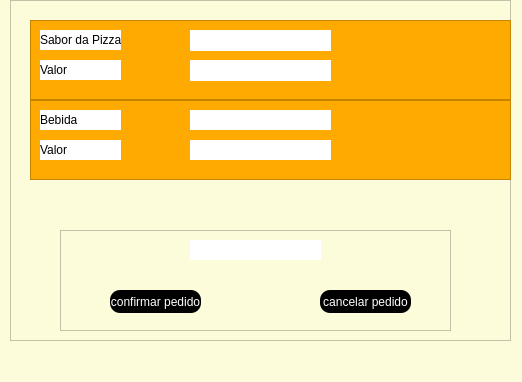
<?xml version="1.0" encoding="UTF-8"?>
<ui version="4.0">
 <class>MainWindow</class>
 <widget class="QMainWindow" name="MainWindow">
  <property name="geometry">
   <rect>
    <x>0</x>
    <y>0</y>
    <width>522</width>
    <height>382</height>
   </rect>
  </property>
  <property name="windowTitle">
   <string>MainWindow</string>
  </property>
  <property name="styleSheet">
   <string notr="true">background-color: rgb(252, 252, 219);</string>
  </property>
  <widget class="QWidget" name="centralwidget">
   <widget class="QFrame" name="frame">
    <property name="geometry">
     <rect>
      <x>10</x>
      <y>0</y>
      <width>501</width>
      <height>341</height>
     </rect>
    </property>
    <property name="frameShape">
     <enum>QFrame::StyledPanel</enum>
    </property>
    <property name="frameShadow">
     <enum>QFrame::Raised</enum>
    </property>
    <widget class="QFrame" name="frame_2">
     <property name="geometry">
      <rect>
       <x>20</x>
       <y>20</y>
       <width>481</width>
       <height>80</height>
      </rect>
     </property>
     <property name="styleSheet">
      <string notr="true">background-color: rgb(255, 170, 0);</string>
     </property>
     <property name="frameShape">
      <enum>QFrame::StyledPanel</enum>
     </property>
     <property name="frameShadow">
      <enum>QFrame::Raised</enum>
     </property>
     <widget class="QLabel" name="label">
      <property name="geometry">
       <rect>
        <x>10</x>
        <y>10</y>
        <width>81</width>
        <height>20</height>
       </rect>
      </property>
      <property name="styleSheet">
       <string notr="true">background-color: rgb(255, 255, 255);</string>
      </property>
      <property name="text">
       <string>Sabor da Pizza</string>
      </property>
     </widget>
     <widget class="QLabel" name="label_2">
      <property name="geometry">
       <rect>
        <x>10</x>
        <y>40</y>
        <width>81</width>
        <height>20</height>
       </rect>
      </property>
      <property name="styleSheet">
       <string notr="true">background-color: rgb(255, 255, 255);</string>
      </property>
      <property name="text">
       <string>Valor</string>
      </property>
     </widget>
     <widget class="QLabel" name="label_6">
      <property name="geometry">
       <rect>
        <x>160</x>
        <y>10</y>
        <width>141</width>
        <height>21</height>
       </rect>
      </property>
      <property name="styleSheet">
       <string notr="true">background-color: rgb(255, 255, 255);</string>
      </property>
      <property name="text">
       <string>&lt;html&gt;&lt;head/&gt;&lt;body&gt;&lt;p&gt;&lt;br/&gt;&lt;/p&gt;&lt;/body&gt;&lt;/html&gt;</string>
      </property>
     </widget>
     <widget class="QLabel" name="label_7">
      <property name="geometry">
       <rect>
        <x>160</x>
        <y>40</y>
        <width>141</width>
        <height>21</height>
       </rect>
      </property>
      <property name="styleSheet">
       <string notr="true">background-color: rgb(255, 255, 255);</string>
      </property>
      <property name="text">
       <string/>
      </property>
     </widget>
    </widget>
    <widget class="QFrame" name="frame_3">
     <property name="geometry">
      <rect>
       <x>20</x>
       <y>100</y>
       <width>481</width>
       <height>80</height>
      </rect>
     </property>
     <property name="styleSheet">
      <string notr="true">background-color: rgb(255, 170, 0);</string>
     </property>
     <property name="frameShape">
      <enum>QFrame::StyledPanel</enum>
     </property>
     <property name="frameShadow">
      <enum>QFrame::Raised</enum>
     </property>
     <widget class="QLabel" name="label_3">
      <property name="geometry">
       <rect>
        <x>10</x>
        <y>10</y>
        <width>81</width>
        <height>20</height>
       </rect>
      </property>
      <property name="styleSheet">
       <string notr="true">background-color: rgb(255, 255, 255);</string>
      </property>
      <property name="text">
       <string>Bebida</string>
      </property>
     </widget>
     <widget class="QLabel" name="label_4">
      <property name="geometry">
       <rect>
        <x>10</x>
        <y>40</y>
        <width>81</width>
        <height>20</height>
       </rect>
      </property>
      <property name="styleSheet">
       <string notr="true">background-color: rgb(255, 255, 255);</string>
      </property>
      <property name="text">
       <string>Valor</string>
      </property>
     </widget>
     <widget class="QLabel" name="label_8">
      <property name="geometry">
       <rect>
        <x>160</x>
        <y>10</y>
        <width>141</width>
        <height>20</height>
       </rect>
      </property>
      <property name="styleSheet">
       <string notr="true">background-color: rgb(255, 255, 255);</string>
      </property>
      <property name="text">
       <string/>
      </property>
     </widget>
     <widget class="QLabel" name="label_9">
      <property name="geometry">
       <rect>
        <x>160</x>
        <y>40</y>
        <width>141</width>
        <height>20</height>
       </rect>
      </property>
      <property name="styleSheet">
       <string notr="true">background-color: rgb(255, 255, 255);</string>
      </property>
      <property name="text">
       <string/>
      </property>
     </widget>
    </widget>
    <widget class="QFrame" name="frame_4">
     <property name="geometry">
      <rect>
       <x>50</x>
       <y>230</y>
       <width>391</width>
       <height>101</height>
      </rect>
     </property>
     <property name="cursor">
      <cursorShape>ArrowCursor</cursorShape>
     </property>
     <property name="frameShape">
      <enum>QFrame::StyledPanel</enum>
     </property>
     <property name="frameShadow">
      <enum>QFrame::Raised</enum>
     </property>
     <widget class="QLabel" name="label_5">
      <property name="geometry">
       <rect>
        <x>130</x>
        <y>10</y>
        <width>131</width>
        <height>20</height>
       </rect>
      </property>
      <property name="styleSheet">
       <string notr="true">background-color: rgb(255, 255, 255);</string>
      </property>
      <property name="text">
       <string/>
      </property>
     </widget>
     <widget class="QPushButton" name="pushButton">
      <property name="geometry">
       <rect>
        <x>50</x>
        <y>60</y>
        <width>91</width>
        <height>23</height>
       </rect>
      </property>
      <property name="cursor">
       <cursorShape>PointingHandCursor</cursorShape>
      </property>
      <property name="styleSheet">
       <string notr="true">QPushButton{

	background-color: rgb(0,0,0);
	color: rgb(255,255,255);
	border-radius: 10px
}

QPushButton:hover{
	background-color: rgb(255,255,255);
	color: rgb(0,0,0)

}
	</string>
      </property>
      <property name="text">
       <string>confirmar pedido</string>
      </property>
     </widget>
     <widget class="QPushButton" name="pushButton_2">
      <property name="geometry">
       <rect>
        <x>260</x>
        <y>60</y>
        <width>91</width>
        <height>23</height>
       </rect>
      </property>
      <property name="cursor">
       <cursorShape>PointingHandCursor</cursorShape>
      </property>
      <property name="styleSheet">
       <string notr="true">QPushButton{

	background-color: rgb(0,0,0);
	color: rgb(255,255,255);
	border-radius: 10px
}

QPushButton:hover{
	background-color: rgb(255,255,255);
	color: rgb(0,0,0)

}
	</string>
      </property>
      <property name="text">
       <string>cancelar pedido</string>
      </property>
     </widget>
    </widget>
   </widget>
  </widget>
  <widget class="QMenuBar" name="menubar">
   <property name="geometry">
    <rect>
     <x>0</x>
     <y>0</y>
     <width>522</width>
     <height>21</height>
    </rect>
   </property>
  </widget>
  <widget class="QStatusBar" name="statusbar"/>
 </widget>
 <resources/>
 <connections/>
</ui>
